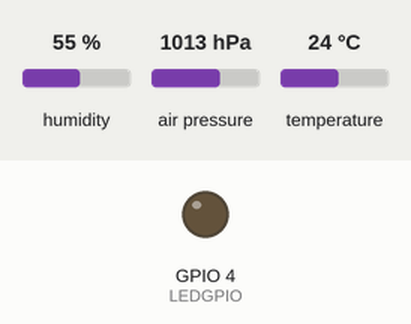
The sketch below on a simulated ESP32. On the bench: output pins drawn as LEDs (lit = HIGH). The inputs (shaded band) are chosen by the test bench; at power-on: humidity 55 %, air pressure 1013 hPa, temperature 24 °C. WiFi joins after 1.5 s; servers stay silent unless stated; the local clock reads 2024-03-15 10:24:30 at power-on unless the sketch sets it; the Firebase database answers and starts empty; what the sketch prints to the serial monitor is not drawn. At 6.1 s the program puts the board to deep sleep or switches it off; the recording ends there.

Above: at 0.0 s.
At 4.8 s:
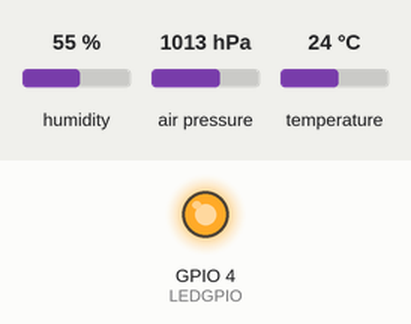
Timing chart, 0 to 6.1 s (numbered marks = the images above):
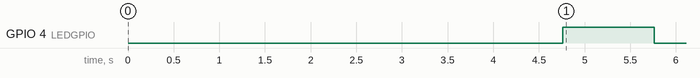

The sketch:

sketch_jul10a.ino
```cpp
#include<WiFi.h>
#include<Firebase_ESP_Client.h>
#include <Adafruit_Sensor.h>
#include <Adafruit_BME280.h>
#include "time.h"
//Provide the token generation process info.
#include "addons/TokenHelper.h"
//Provide the RTDB payload printing info and other helper functions.
#include "addons/RTDBHelper.h"

#define WIFI_SSID "wifi_ID"
#define WIFI_PASSWORD "psswd"
#define API_KEY "your_APIKEY"
#define DATABASE_URL "yourwebsitetofirebase.firebasedatabase.app/"
#define SEALEVELPRESSURE_HPA (1013.25)

// RTC_DATA_ATTR int count = 0; // save vars we don't want to loose after deep sleep (no need. Now counter is already in the DB)
// RTC_DATA_ATTR int bootCount = 0;

Adafruit_BME280 bme; // I2C

FirebaseData fbdo;
FirebaseAuth auth;
FirebaseConfig config;

long DEEP_SLEEP_TIME_SEC = 3600 ; //each 1 hour
// long DEEP_SLEEP_TIME_SEC = 10;
bool signUpOK = false;
int LEDGPIO = 4;
int pinVolt = 2;
float R1 = 220; //in ohm
float R2 = 220; //in ohm
// int adcVolt;
float Volt;

const char* ntpServer = "pool.ntp.org";
const long  gmtOffset_sec = 3600; // in Paris/Rome GMT --> +1h so 3600
const int   daylightOffset_sec = 3600; //3600 se ora legale, 0 se ora quell altra del cazzo non ricordo mai dio cane

void setup() {
  // put your setup code here, to run once:
  Serial.begin(115200);
  delay(2000); // first time just in case of charging up the capacitor. Then its useless, but 2 seconds not a big differnce overall

  // This gives the cpacitor the time to fill up and guarantee the right amount of current.
  // if (bootCount == 0 ){
    // delay(10000);
  // }
  // ++bootCount;

  // //LEDPIN Set;
  pinMode(LEDGPIO,OUTPUT);
  pinMode(pinVolt, INPUT);
  // adcVolt = analogRead(pinVolt);
  // Volt = adcVolt /(R2/(R1+R2));
  // Volt = analogRead(pinVolt) * 4.2 / 4095; //4.2 max voltage of lipo
  Volt = ReadVoltage(pinVolt)/(R2/(R1+R2)); // ADC2 pin cannot be used when wifi is on, that's why we read voltage now and not later on
  // Serial.println(Volt);


  // WiFi Connection. If WiFi does not connect, iteration on dots until it does.
  WiFi.begin(WIFI_SSID, WIFI_PASSWORD);
  Serial.println("Connecting to Wifi");
  while(WiFi.status() !=  WL_CONNECTED){
    Serial.print(".");
    delay(100);
  }
  Serial.println();
  Serial.print("Successfully Connected to WiFi. IP: ");
  Serial.println(WiFi.localIP());
  Serial.println();

  // connect to Firebase;
  config.api_key = API_KEY;
  config.database_url = DATABASE_URL;
  if(Firebase.signUp(&config, &auth, "", "")){
    Serial.println("Firebase Sign Up Ok! ");
    signUpOK = true;
  }
  else{
    // Serial.println("%s\n", config.signer.signupError.message.c_str());
    Serial.printf("%s\n", config.signer.signupError.message.c_str());
  }


  // Init and get the time
  configTime(gmtOffset_sec, daylightOffset_sec, ntpServer);
  // Serial.printf("%s\n", printLocalTime());
  // Serial.println(printLocalTime());

  config.token_status_callback = tokenStatusCallback; // not sure what it does
  Firebase.begin(&config, &auth);
  Firebase.reconnectWiFi(true);


  //Turn on the BMP80
  bool status;
  // default settings
  // (you can also pass in a Wire library object like &Wire2)
  status = bme.begin(0x76);
  if (!status) {
  Serial.println("Could not find a valid BME280 sensor, check wiring!");
  while (1); // Don't proceed, loop forever
  }

}

void loop() {


  if (Firebase.ready() && signUpOK){
    delay(200);
    // if(Firebase.RTDB.getBool(&fbdo, "/counter/")){
    //   if(fbdo.dataType() == "int"){
    //     delay(200); // gives the time to get the value for some reason
    //     Serial.println(fbdo.intData());
    //   }
    // }

    Firebase.RTDB.getInt(&fbdo, "/counter/"); // this points at FirebaseData. It builds a request that I suppose gets
    // stored temporarily in the DATABASE SESSION
    int count = fbdo.intData(); //if the previous line is True then we can ask to the fbdo to print the integer.
    ++count;
    Firebase.RTDB.setString(&fbdo, "BMP280/" + String(count) + "/Time", printLocalTime());
    Firebase.RTDB.setFloat(&fbdo, "BMP280/" + String(count) + "/Temp", bme.readTemperature());
    Firebase.RTDB.setFloat(&fbdo, "BMP280/" + String(count) + "/Humd", bme.readHumidity());
    Firebase.RTDB.setFloat(&fbdo, "BMP280/" + String(count) + "/Alti", bme.readAltitude(SEALEVELPRESSURE_HPA));
    Firebase.RTDB.setFloat(&fbdo, "BMP280/" + String(count) + "/Pres", bme.readPressure()/100.0F);
    Firebase.RTDB.setFloat(&fbdo, "BMP280/" + String(count) + "/BVolt", Volt);

    digitalWrite(LEDGPIO, HIGH);
    delay(1000);
    digitalWrite(LEDGPIO, LOW);

    // Here we should update counter in DB + 1.
    Firebase.RTDB.setInt(&fbdo, "/counter/", count);


    // Serial.print("ESP32 woke up: ");
    // Serial.print(count);
    // Serial.println(" times"); // No need anymore
    delay(200);
    // esp deep sleep for TIME TO SLEEP time
    esp_sleep_enable_timer_wakeup(1000000ULL * DEEP_SLEEP_TIME_SEC);
    esp_deep_sleep_start();
  }

  // if(Firebase.RTDB.getBool(&fbdo, "/LED/sensorValue/")){
  //   if(fbdo.dataType() == "boolean"){
  //     delay(200); // gives the time to get the value for some reason
  //     // Serial.println(fbdo.boolData());
  //     if(fbdo.boolData() == 0){
  //       digitalWrite(LEDGPIO, LOW);
  //     }
  //     else{
  //       digitalWrite(LEDGPIO, HIGH);
  //     }
  //   }
  // }
}


double ReadVoltage(byte pin){
  double reading = analogRead(pin); // Reference voltage is 3v3 so maximum reading is 3v3 = 4095 in range 0 to 4095
  if(reading < 1 || reading > 4095) return 0;
  // return -0.000000000009824 * pow(reading,3) + 0.000000016557283 * pow(reading,2) + 0.000854596860691 * reading + 0.065440348345433;
  return -0.000000000000016 * pow(reading,4) + 0.000000000118171 * pow(reading,3)- 0.000000301211691 * pow(reading,2)+ 0.001109019271794 * reading + 0.034143524634089;
} // Added an improved polynomial, use either, comment out as required


String printLocalTime()
{
  struct tm timeinfo;
  if(!getLocalTime(&timeinfo)){
    Serial.println("Failed to obtain time");
    exit(0);
    // return;
    }
  //iSerial.println(&timeinfo, "%d-%m-%Y %H:%M:%S");
  // Serial.println(&timeinfo, "%d-%m-%Y %H:%M:%S");
  char time[20]; // define time array
  strftime(time, 20, "%d-%m-%Y %H:%M:%S", &timeinfo);
  return (time);
  // return Serial.println(&timeinfo, "%d-%m-%Y %H:%M:%S");
}
```

Measured:
- by itself, GPIO 4 (LEDGPIO): LOW → HIGH at 4.8 s, → LOW 1.0 s later
